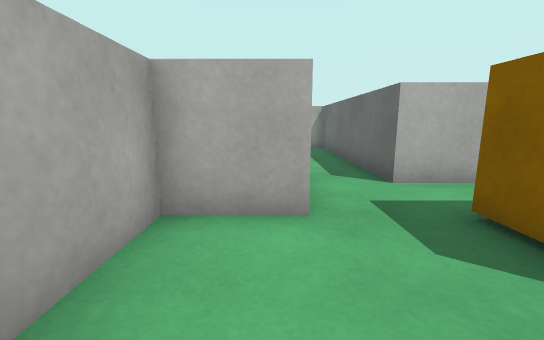
[1] (above)

12 first-person views from a walk through a 3-D level made in the Unity game engine. The camera is 0.62 m above the floor, tilts 10° down and sees 90° across. The floor is counted in squares, 0.5 m on a side. Each view is taken from the middle of a square. On the plan, view 1 faces up. The plan holds only what a view shows up to about 12 squares ahead; the rest is blank. The player character is not drawn. Surface patterns are stand-ins for the level's own textures.

[2]
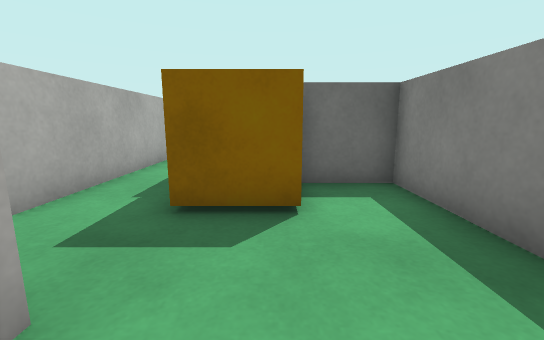

[3]
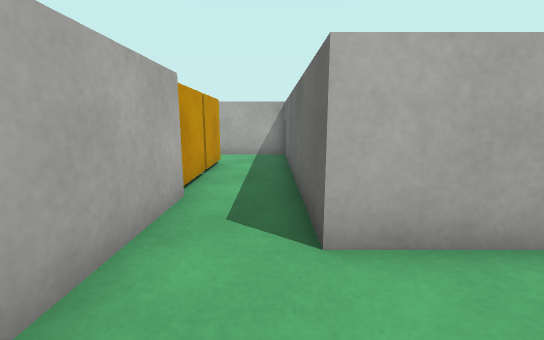

[4]
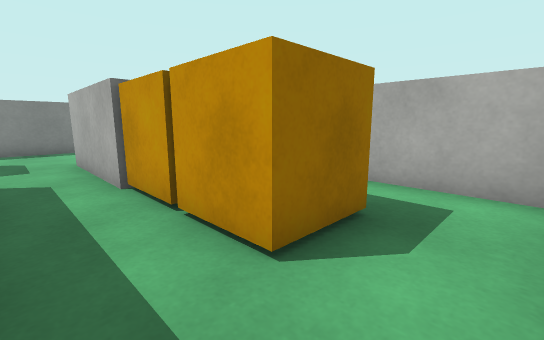

[5]
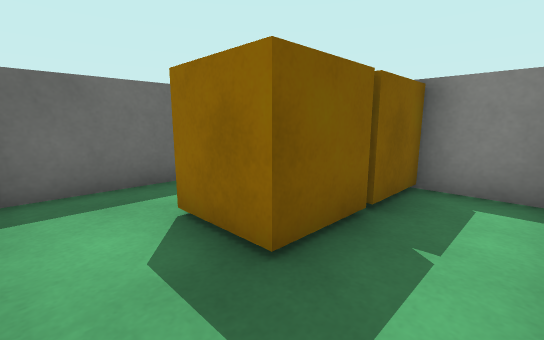

[6]
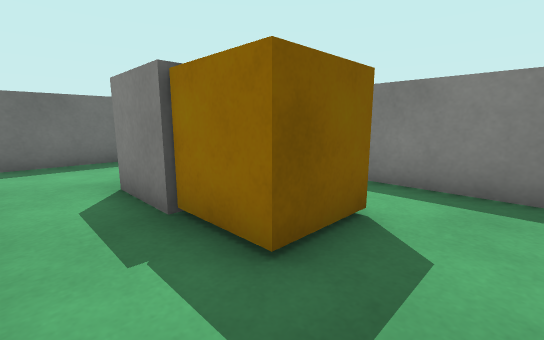

[7]
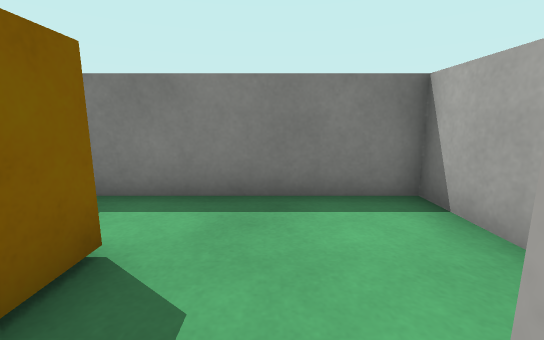

[8]
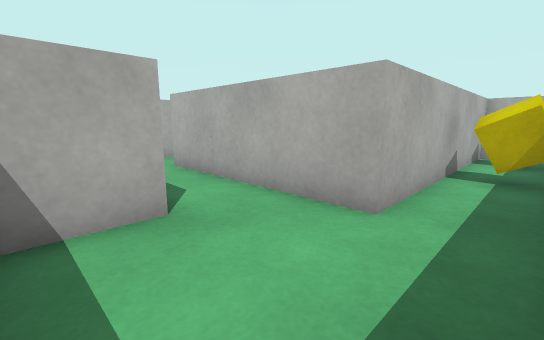

[9]
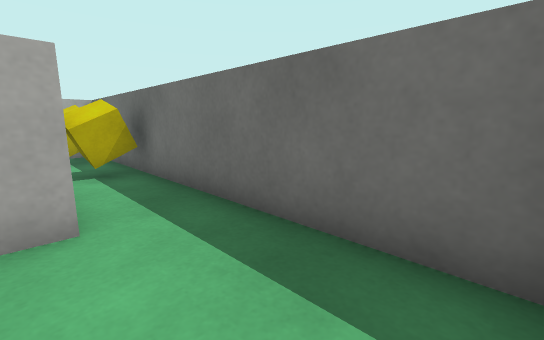

[10]
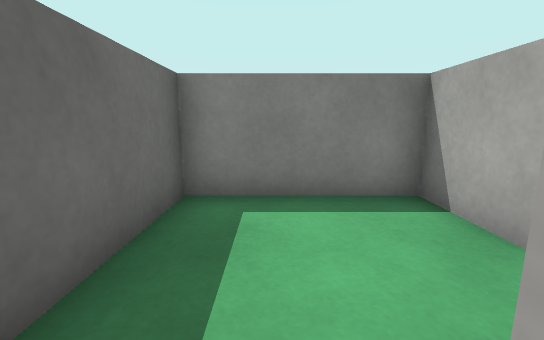

[11]
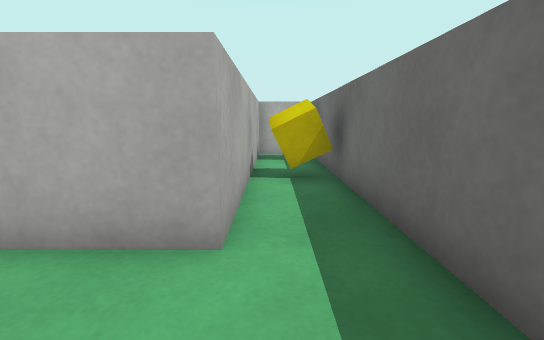

[12]
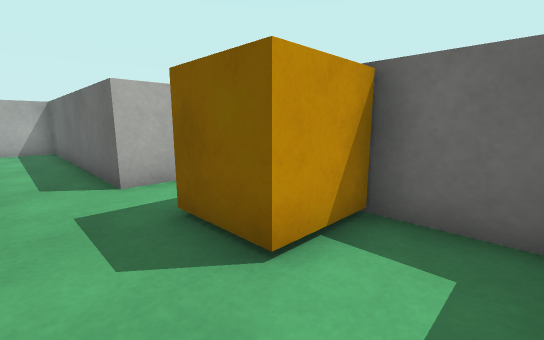

### Floor plan
Ten units are one square. View 1 is at (0, 0); x grows to the right and y downward. Boxes are objects, and circles mark ways between rooms. Rooms are numbered by the first view taken in them; rooms with no view inside come last. Other rooms are left out.
<svg viewBox="-40 -140 150 150">
<path fill="none" stroke="#000" d="M5 -54 5 -35 -15 -35 -15 5 45 5 45 -18M45 -55 25 -55M5 -76 5 -54M-31 -75 -14 -75M-35 -131 -35 -104M25 -55 25 -135 0 -135M44 -35 65 -35 65 -15 105 -15 105 -121M94 -135 85 -135 85 -55 45 -55"/>
<rect x="25" y="-35" width="20" height="20" fill="#bbb"><title>box</title></rect>
<rect x="-15" y="-95" width="20" height="20" fill="#bbb"><title>box</title></rect>
<rect x="-15" y="-115" width="20" height="20" fill="#bbb"><title>box</title></rect>
<rect x="85" y="-95" width="20" height="10" fill="#bbb"><title>yellow cube</title></rect>
<rect x="85" y="-125" width="20" height="10" fill="#bbb"><title>yellow cube</title></rect>
<circle cx="15" cy="-65" r="3" fill="#2a7"/>
<circle cx="55" cy="-45" r="3" fill="#2a7"/>
<text x="20" y="-20">1</text>
<text x="0" y="-100">2</text>
<text x="90" y="-60">3</text>
</svg>
Room 1 opens to room 2. Room 1 opens to room 3.

Where each view was taken, in squares from view 1:
view 1: 0 up, 0 right, facing up
view 2: 2 up, 1 left, facing right
view 3: 3 up, 2 right, facing up
view 4: 13 up, 2 right, facing down-left
view 5: 13 up, 3 left, facing down-right
view 6: 5 up, 1 right, facing down-right
view 7: 4 up, 1 right, facing down
view 8: 2 up, 10 right, facing up-left
view 9: 2 up, 8 right, facing up-right
view 10: 6 up, 9 right, facing down
view 11: 3 up, 9 right, facing up
view 12: 0 up, 1 right, facing up-right
